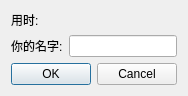
<?xml version="1.0" encoding="UTF-8"?>
<ui version="4.0">
 <class>DialogName</class>
 <widget class="QDialog" name="DialogName">
  <property name="geometry">
   <rect>
    <x>0</x>
    <y>0</y>
    <width>184</width>
    <height>86</height>
   </rect>
  </property>
  <property name="windowTitle">
   <string>Dialog</string>
  </property>
  <layout class="QVBoxLayout" name="verticalLayout">
   <item>
    <layout class="QFormLayout" name="formLayout">
     <item row="0" column="0">
      <widget class="QLabel" name="label_2">
       <property name="text">
        <string>用时:</string>
       </property>
      </widget>
     </item>
     <item row="1" column="0">
      <widget class="QLabel" name="label">
       <property name="text">
        <string>你的名字:</string>
       </property>
       <property name="buddy">
        <cstring>lineEditName</cstring>
       </property>
      </widget>
     </item>
     <item row="1" column="1">
      <widget class="QLineEdit" name="lineEditName"/>
     </item>
     <item row="0" column="1">
      <widget class="QLabel" name="label_Time">
       <property name="text">
        <string/>
       </property>
      </widget>
     </item>
    </layout>
   </item>
   <item>
    <widget class="QDialogButtonBox" name="buttonBox">
     <property name="orientation">
      <enum>Qt::Horizontal</enum>
     </property>
     <property name="standardButtons">
      <set>QDialogButtonBox::Cancel|QDialogButtonBox::Ok</set>
     </property>
    </widget>
   </item>
  </layout>
 </widget>
 <resources/>
 <connections>
  <connection>
   <sender>buttonBox</sender>
   <signal>accepted()</signal>
   <receiver>DialogName</receiver>
   <slot>accept()</slot>
   <hints>
    <hint type="sourcelabel">
     <x>248</x>
     <y>254</y>
    </hint>
    <hint type="destinationlabel">
     <x>157</x>
     <y>274</y>
    </hint>
   </hints>
  </connection>
  <connection>
   <sender>buttonBox</sender>
   <signal>rejected()</signal>
   <receiver>DialogName</receiver>
   <slot>reject()</slot>
   <hints>
    <hint type="sourcelabel">
     <x>316</x>
     <y>260</y>
    </hint>
    <hint type="destinationlabel">
     <x>286</x>
     <y>274</y>
    </hint>
   </hints>
  </connection>
 </connections>
</ui>
